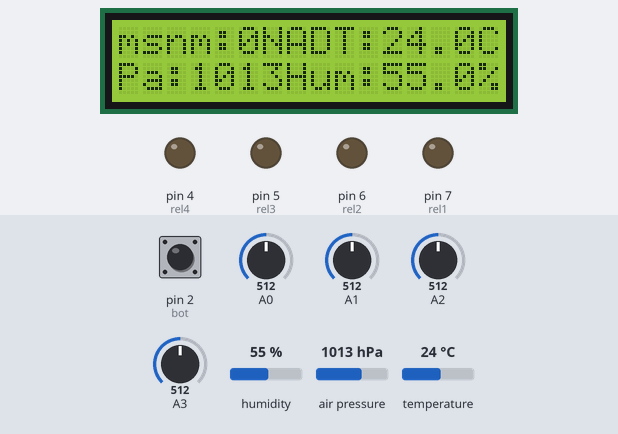
The sketch below on a simulated Arduino Uno, built with avr-gcc and run on an emulated ATmega328P. On the bench: 16×2 character LCD, output pins drawn as LEDs (lit = HIGH). Dashed ring = blinking. Inputs (shaded band) come from the test bench; at power-on: air pressure 1013 hPa, pin 2 (bot) HIGH, A0 = 512, A1 = 512, A2 = 512, A3 = 512, humidity 55 %, temperature 24 °C. What the sketch prints to the serial monitor is not drawn.

Above: at 3.2 s.
3.3 s: air pressure set to 952 hPa
At 4.3 s:
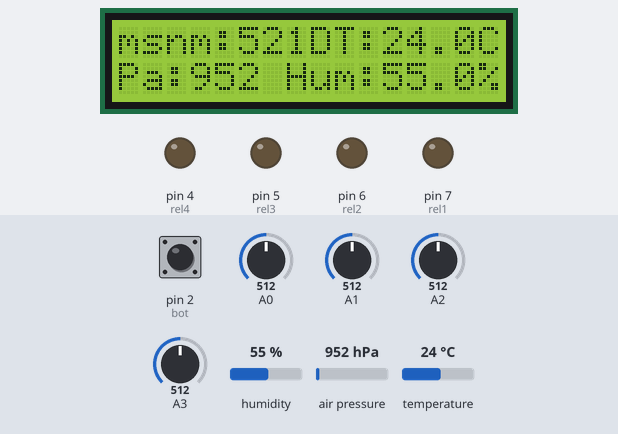
5.1 s: pin 2 (bot) pulled LOW for 1.2 s
At 6.9 s:
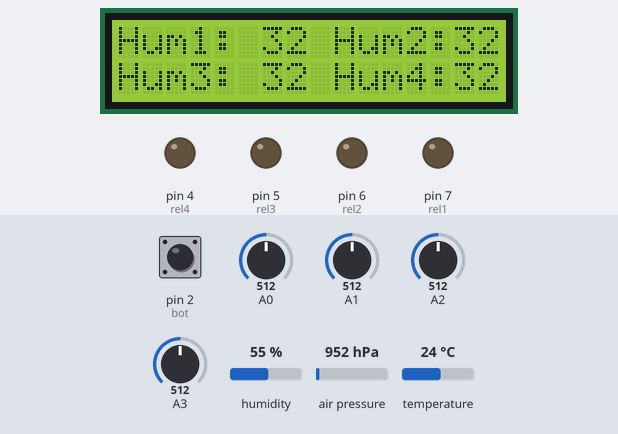
7.8 s: pin 2 (bot) pulled LOW for 1.2 s
At 11.1 s:
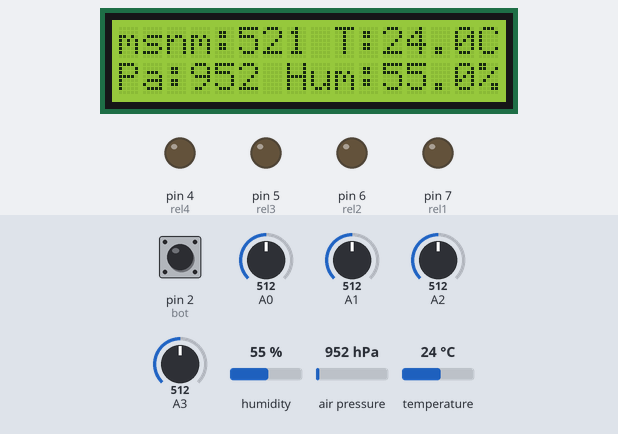
11.8 s: A0 set to 531
At 12.7 s:
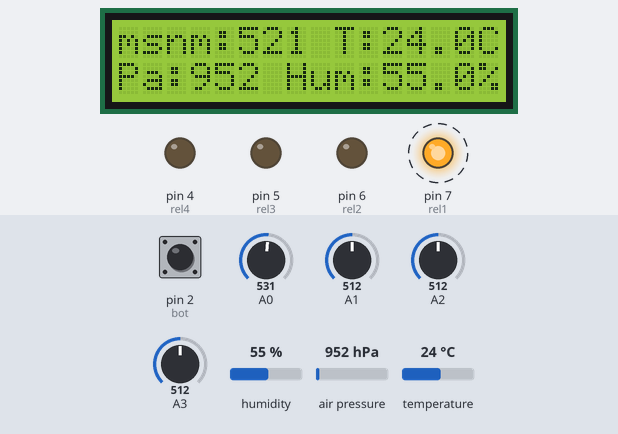
17.1 s: A1 set to 536
At 18.9 s:
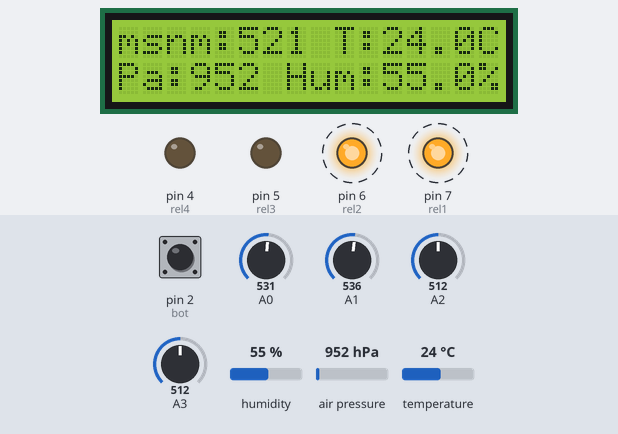
20.9 s: A2 set to 529
At 22.7 s:
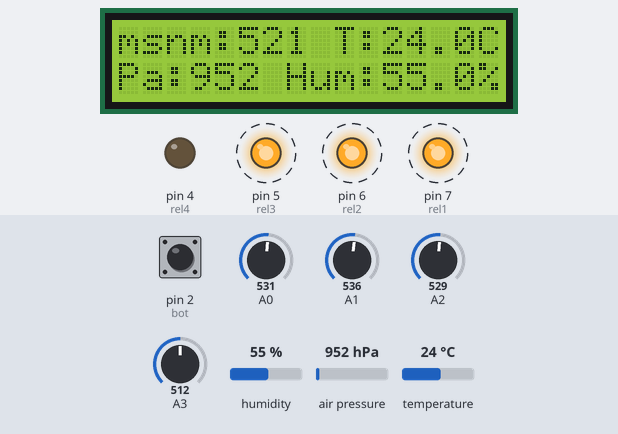
Timing chart, 0 to 25.6 s (numbered marks = the images above; inputs shaded):
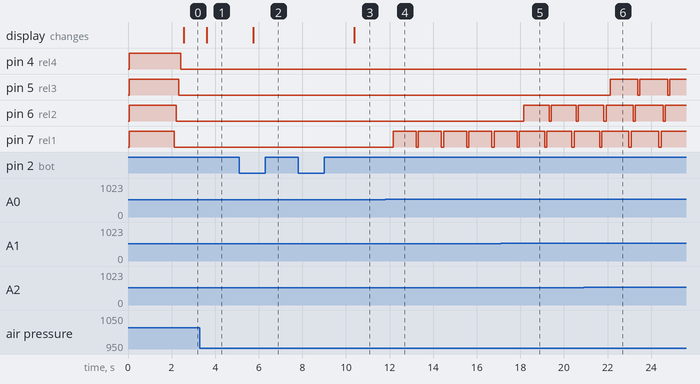

Measured:
- the behaviour switches between 521 and 522 on A0 (found by bisection; images 3 and 4)
- the behaviour switches between 521 and 522 on A1 (found by bisection; images 4 and 5)
- the behaviour switches between 521 and 522 on A2 (found by bisection; images 5 and 6)
- after the input at 3.3 s, the display: changes after 0.31 s (image 1)
- after the input at 5.1 s, the display: changes after 0.64 s (image 2)
- after the input at 7.8 s, the display: changes after 2.6 s (image 3)
- after the input at 11.8 s, pin 7 (rel1): alternates HIGH for 1.1 s and LOW for 0.10 s, starting after 0.37 s
- after the input at 17.1 s, pin 6 (rel2): alternates HIGH for 1.2 s and LOW for 0.10 s, starting after 1.0 s
- after the input at 20.9 s, pin 5 (rel3): alternates HIGH for 1.3 s and LOW for 0.10 s, starting after 1.2 s

The sketch:

Kit_Invernadero_Arduino_V1.0.ino
```cpp
//****************************LIBRERIAS**********************
#include <Wire.h>
#include <Adafruit_BMP085.h>
#include<LiquidCrystal_I2C.h>
#include <DHT.h>
//********************************************DHT***************
#define DHTPIN 3//definicion del pin del dht
#define DHTTYPE DHT11//cambiar el DHT QUE SEA NECESARIO
DHT dht(DHTPIN, DHTTYPE);//creacion del elemento dht(ponle el nombre que gustes)
//**********************************LCD I2C*************************
LiquidCrystal_I2C lcd(0x027,16,2);//lcd(16,2)(20,4) cambiar segun sea necesario
//*******************************************BMP**************************
Adafruit_BMP085 bmp;//nombrar tu bmp

//*****************************BOTON Y MODOS***********************
int bot =2;
 int state=0;
  int modo=0;
//********************************RELAYS***********************
int rel1 = 7;
 int rel2 = 6;
  int rel3 = 5;
   int rel4 = 4;
//*******************************VALORES DE HUMEDAD*****************

int hum1;
 int hum2;
  int hum3;
   int hum4;

void setup() {

  pinMode(bot, INPUT_PULLUP);

  Serial.begin(9600);
  lcd.init();
  lcd.backlight();
  dht.begin();
  bmp.begin();
 // ********************RELAYS**********************
  pinMode(rel1,OUTPUT);
  pinMode(rel2,OUTPUT);
  pinMode(rel3,OUTPUT);
  pinMode(rel4,OUTPUT);

  digitalWrite(rel1, 1);
  digitalWrite(rel2, 1);
  digitalWrite(rel3, 1);
  digitalWrite(rel4, 1);
  //******************PINES DE HUMEDAD DE SUELO**************
    // analogRead(A0) hum1
    // analogRead(A1) hum2
    // analogRead(A2) hum3
    // analogRead(A3) hum4

  //***********************menu de inicio*********************
   lcd.clear();
  lcd.setCursor(0, 0);
  lcd.print("*INVERNADERO*V1");
  lcd.setCursor(1, 1);
  lcd.print("---BMP & DHT---");
  delay(2000);
}
void loop() {
//***************************************************SUELO*************
  int valor1=analogRead(A0);
   int valor2=analogRead(A1);
    int valor3=analogRead(A2);
     int valor4=analogRead(A3);

  hum1=map(valor1, 670,190, 0, 100);
   hum2=map(valor2, 670,190, 0, 100);
    hum3=map(valor3, 670,190, 0, 100);
     hum4=map(valor4, 670,190, 0, 100);

  Serial.println("");
    Serial.print("HUM1:");
    Serial.println(hum1);
      Serial.print("HUM2:");
      Serial.println(hum2);
        Serial.print("HUM3:");
        Serial.println(hum3);
          Serial.print("HU4:");
          Serial.println(hum4);


//********************************************************DHT*************
  float temp =dht.readTemperature();
  float humd=dht.readHumidity();
  Serial.print("temp:");
  Serial.print(temp,1);
    Serial.print("hum:");
  Serial.print(humd,1);

//****************************************ESTADO DEL LCD******************
  state= digitalRead(bot);
  Serial.print("state ");
   Serial.println(state);
    Serial.print("modo ");
   Serial.println(modo);

//*******************************************CONDICIONES**************************
if(hum1>=20){//******************area 1****************
  digitalWrite(rel1, 0);
  delay(100);
  }
  if(hum1<=30){
  digitalWrite(rel1, 1);
  delay(100);
  }
  if(hum2>=20){//******************area 2****************
  digitalWrite(rel2, 0);
  delay(100);
  }
  if(hum2<=30){
  digitalWrite(rel2, 1);
  delay(100);
  }
  if(hum3>=20){//******************area 3****************
  digitalWrite(rel3, 0);
  delay(100);
  }
  if(hum3<=30){
  digitalWrite(rel3, 1);
  delay(100);
  }
  if(hum4>=20){//******************area 4****************
  digitalWrite(rel4, 0);
  delay(100);
  }
  if(hum4<=30){
  digitalWrite(rel4, 1);
  delay(100);
  }

if(state==0){//configuracion de menu
  state=1;
  modo+=1;
  delay(10);
  }
//************************MODO VALORES DHT Y BMP
if(modo==0){
    dhtxx();
    bmp1();
    delay(500);
}
//************************MODO SUELO
if(modo==1){

    lcd.setCursor(0,0);
    lcd.print("riego");
    suelo();
    delay(1000);

  }

if(modo==2){
    modo=0;
    delay(1000);

  }
  delay(100);
}
//************************************FUNCIONES
void bmp1(){

    int press;
    Serial.print("Pressure = ");
    press= bmp.readPressure() /100;
    Serial.print(press);
    Serial.println(" Pa");
    // SEGÚN TU REGIÓN DEBES CAMBIAR EL VALOR DE-----bmp.readAltitude(>>>>101300 <<<< este es el valor a cambiar)-------
    //buscar "presión atmosférica de tu departamento" y a ese valor multiplicarlo por 100
    //POR EJEMPLO, en Lima la presión atmosférica es de 1013 * 100 = 101300
    Serial.print("Real altitude = ");
    Serial.print(bmp.readAltitude(101300));
    Serial.println(" meters");

    lcd.setCursor(0,0);
    lcd.print("msnm:");
    lcd.setCursor(5,0);
    lcd.print(bmp.readAltitude(101300),0);

    lcd.setCursor(0,1);
    lcd.print("Pa:");
    lcd.setCursor(3,1);
    lcd.print(press);
}
void dhtxx(){
  float temp =dht.readTemperature();
  float humd=dht.readHumidity();

  lcd.setCursor(9,0);
  lcd.print("T:");
  lcd.setCursor(11,0);
  lcd.print(temp,1);
  lcd.setCursor(15,0);
  lcd.print("C");

  lcd.setCursor(11,1);
  lcd.print(humd,1);
  lcd.setCursor(6,1);
  lcd.print(" Hum:");
   lcd.setCursor(15,1);
  lcd.print("%");
}
void suelo(){
  lcd.clear();
  lcd.setCursor(0,0);
  lcd.print("Hum1:");
  lcd.setCursor(6,0);
  lcd.print(hum1);

  lcd.setCursor(9,0);
  lcd.print("Hum2:");
  lcd.setCursor(14,0);
  lcd.print(hum2);

  lcd.setCursor(0,1);
  lcd.print("Hum3:");
  lcd.setCursor(6,1);
  lcd.print(hum3);

  lcd.setCursor(9,1);
  lcd.print("Hum4:");
  lcd.setCursor(14,1);
  lcd.print(hum4);
}
```
